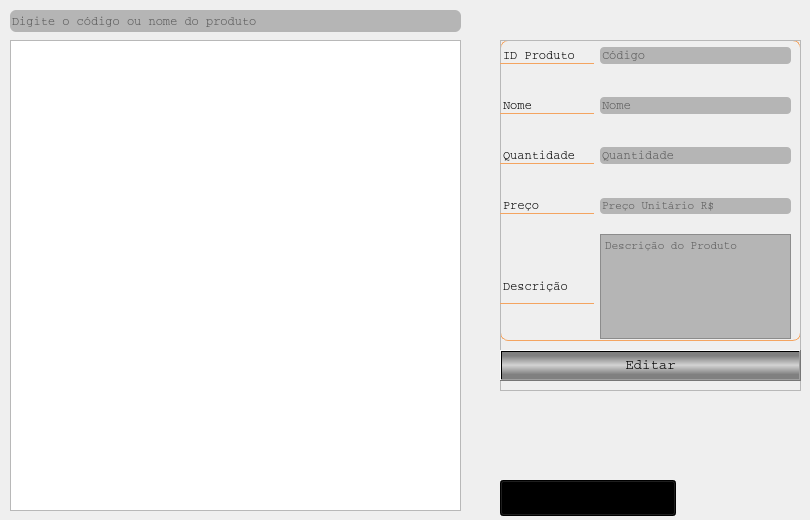
   <widget class="QWidget" name="tabListar">
    <property name="styleSheet">
     <string notr="true"/>
    </property>
    <attribute name="title">
     <string>Lista de Produtos</string>
    </attribute>
    <widget class="QFrame" name="frDadosEdit">
     <property name="geometry">
      <rect>
       <x>500</x>
       <y>40</y>
       <width>301</width>
       <height>351</height>
      </rect>
     </property>
     <property name="styleSheet">
      <string notr="true">QLineEdit{
  border-width:1px;
  border-radius:4px;
  border-color:#fff;
  background:#b5b5b5
}
</string>
     </property>
     <property name="frameShape">
      <enum>QFrame::StyledPanel</enum>
     </property>
     <property name="frameShadow">
      <enum>QFrame::Raised</enum>
     </property>
     <widget class="QWidget" name="layoutWidget_2">
      <property name="geometry">
       <rect>
        <x>0</x>
        <y>-6</y>
        <width>291</width>
        <height>305</height>
       </rect>
      </property>
      <layout class="QVBoxLayout" name="verticalLayout">
       <item>
        <layout class="QHBoxLayout" name="horizontalLayout">
         <item>
          <widget class="QLabel" name="label_6">
           <property name="font">
            <font>
             <family>Courier</family>
            </font>
           </property>
           <property name="styleSheet">
            <string notr="true">border:0;
border-bottom: 1px solid #F4A460;
margin: 14px 0;


</string>
           </property>
           <property name="text">
            <string>ID Produto  </string>
           </property>
          </widget>
         </item>
         <item>
          <widget class="QLineEdit" name="lineEditCodigo">
           <property name="font">
            <font>
             <family>Courier</family>
            </font>
           </property>
           <property name="autoFillBackground">
            <bool>false</bool>
           </property>
           <property name="styleSheet">
            <string notr="true">QLineEdit{
  border-width:1px;
  border-radius:4px;
  border-color:#fff;
  background:#b5b5b5
}
</string>
           </property>
           <property name="placeholderText">
            <string>Código</string>
           </property>
          </widget>
         </item>
        </layout>
       </item>
       <item>
        <layout class="QHBoxLayout" name="horizontalLayout_14">
         <item>
          <widget class="QLabel" name="label_4">
           <property name="font">
            <font>
             <family>Courier</family>
            </font>
           </property>
           <property name="styleSheet">
            <string notr="true">border:0;
border-bottom: 1px solid #F4A460;
margin: 14px 0;


</string>
           </property>
           <property name="text">
            <string>Nome        </string>
           </property>
          </widget>
         </item>
         <item>
          <widget class="QLineEdit" name="txtEditNome">
           <property name="font">
            <font>
             <family>Courier</family>
            </font>
           </property>
           <property name="autoFillBackground">
            <bool>false</bool>
           </property>
           <property name="placeholderText">
            <string>Nome</string>
           </property>
          </widget>
         </item>
        </layout>
       </item>
       <item>
        <layout class="QHBoxLayout" name="horizontalLayout_15">
         <item>
          <widget class="QLabel" name="label">
           <property name="font">
            <font>
             <family>Courier</family>
            </font>
           </property>
           <property name="styleSheet">
            <string notr="true">border:0;
border-bottom: 1px solid #F4A460;
margin: 14px 0;


</string>
           </property>
           <property name="text">
            <string>Quantidade  </string>
           </property>
          </widget>
         </item>
         <item>
          <widget class="QLineEdit" name="txtQtdeEdit">
           <property name="font">
            <font>
             <family>Courier</family>
            </font>
           </property>
           <property name="autoFillBackground">
            <bool>false</bool>
           </property>
           <property name="placeholderText">
            <string>Quantidade               </string>
           </property>
          </widget>
         </item>
        </layout>
       </item>
       <item>
        <layout class="QHBoxLayout" name="horizontalLayout_4">
         <item>
          <widget class="QLabel" name="label_3">
           <property name="font">
            <font>
             <family>Courier</family>
            </font>
           </property>
           <property name="styleSheet">
            <string notr="true">border:0;
border-bottom: 1px solid #F4A460;
margin: 14px 0;


</string>
           </property>
           <property name="text">
            <string>Preço       </string>
           </property>
          </widget>
         </item>
         <item>
          <widget class="QLineEdit" name="txtPrecoEdit">
           <property name="font">
            <font>
             <family>Courier</family>
             <pointsize>8</pointsize>
             <weight>50</weight>
             <italic>false</italic>
             <bold>false</bold>
             <underline>false</underline>
             <strikeout>false</strikeout>
             <kerning>true</kerning>
            </font>
           </property>
           <property name="autoFillBackground">
            <bool>false</bool>
           </property>
           <property name="placeholderText">
            <string>Preço Unitário R$      </string>
           </property>
          </widget>
         </item>
        </layout>
       </item>
       <item>
        <layout class="QHBoxLayout" name="horizontalLayout_3">
         <item>
          <widget class="QLabel" name="label_7">
           <property name="font">
            <font>
             <family>Courier</family>
            </font>
           </property>
           <property name="styleSheet">
            <string notr="true">border:0;
border-bottom: 1px solid #F4A460;
margin: 35px 0;
</string>
           </property>
           <property name="text">
            <string>Descrição   </string>
           </property>
          </widget>
         </item>
         <item>
          <widget class="QTextEdit" name="textEditDescricaoBusca_2">
           <property name="palette">
            <palette>
             <active>
              <colorrole role="Button">
               <brush brushstyle="SolidPattern">
                <color alpha="255">
                 <red>181</red>
                 <green>181</green>
                 <blue>181</blue>
                </color>
               </brush>
              </colorrole>
              <colorrole role="BrightText">
               <brush brushstyle="SolidPattern">
                <color alpha="255">
                 <red>255</red>
                 <green>85</green>
                 <blue>0</blue>
                </color>
               </brush>
              </colorrole>
              <colorrole role="Base">
               <brush brushstyle="SolidPattern">
                <color alpha="255">
                 <red>181</red>
                 <green>181</green>
                 <blue>181</blue>
                </color>
               </brush>
              </colorrole>
              <colorrole role="Window">
               <brush brushstyle="SolidPattern">
                <color alpha="255">
                 <red>181</red>
                 <green>181</green>
                 <blue>181</blue>
                </color>
               </brush>
              </colorrole>
             </active>
             <inactive>
              <colorrole role="Button">
               <brush brushstyle="SolidPattern">
                <color alpha="255">
                 <red>181</red>
                 <green>181</green>
                 <blue>181</blue>
                </color>
               </brush>
              </colorrole>
              <colorrole role="BrightText">
               <brush brushstyle="SolidPattern">
                <color alpha="255">
                 <red>255</red>
                 <green>85</green>
                 <blue>0</blue>
                </color>
               </brush>
              </colorrole>
              <colorrole role="Base">
               <brush brushstyle="SolidPattern">
                <color alpha="255">
                 <red>181</red>
                 <green>181</green>
                 <blue>181</blue>
                </color>
               </brush>
              </colorrole>
              <colorrole role="Window">
               <brush brushstyle="SolidPattern">
                <color alpha="255">
                 <red>181</red>
                 <green>181</green>
                 <blue>181</blue>
                </color>
               </brush>
              </colorrole>
             </inactive>
             <disabled>
              <colorrole role="Button">
               <brush brushstyle="SolidPattern">
                <color alpha="255">
                 <red>181</red>
                 <green>181</green>
                 <blue>181</blue>
                </color>
               </brush>
              </colorrole>
              <colorrole role="BrightText">
               <brush brushstyle="SolidPattern">
                <color alpha="255">
                 <red>255</red>
                 <green>85</green>
                 <blue>0</blue>
                </color>
               </brush>
              </colorrole>
              <colorrole role="Base">
               <brush brushstyle="SolidPattern">
                <color alpha="255">
                 <red>181</red>
                 <green>181</green>
                 <blue>181</blue>
                </color>
               </brush>
              </colorrole>
              <colorrole role="Window">
               <brush brushstyle="SolidPattern">
                <color alpha="255">
                 <red>181</red>
                 <green>181</green>
                 <blue>181</blue>
                </color>
               </brush>
              </colorrole>
             </disabled>
            </palette>
           </property>
           <property name="font">
            <font>
             <family>Courier</family>
             <pointsize>8</pointsize>
            </font>
           </property>
           <property name="toolTip">
            <string>&lt;html&gt;&lt;head/&gt;&lt;body&gt;&lt;p align=&quot;justify&quot;&gt;&lt;br/&gt;&lt;/p&gt;&lt;/body&gt;&lt;/html&gt;</string>
           </property>
           <property name="autoFillBackground">
            <bool>true</bool>
           </property>
           <property name="styleSheet">
            <string notr="true"/>
           </property>
           <property name="placeholderText">
            <string>Descrição do Produto</string>
           </property>
          </widget>
         </item>
        </layout>
       </item>
      </layout>
     </widget>
     <widget class="QPushButton" name="btnEdit">
      <property name="geometry">
       <rect>
        <x>0</x>
        <y>310</y>
        <width>301</width>
        <height>31</height>
       </rect>
      </property>
      <property name="font">
       <font>
        <family>Courier</family>
        <pointsize>-1</pointsize>
       </font>
      </property>
      <property name="acceptDrops">
       <bool>false</bool>
      </property>
      <property name="autoFillBackground">
       <bool>false</bool>
      </property>
      <property name="styleSheet">
       <string notr="true">QPushButton{background:qlineargradient(spread:reflect, x1:0.994318, y1:0.915, x2:0.994318, y2:0.488, stop:0.1875 rgba(128, 128, 128, 255), stop:1 rgba(211, 211, 211, 255));
font-size:14px
}


QPushButton::pressed
{
	background:qlineargradient(spread:reflect, x1:0.994318, y1:0.915, x2:0.994318, y2:0.488, stop:0.1875 rgba(227, 156, 41, 255), stop:1 rgba(211, 211, 211, 255))
}

QPushButton::hover
{
	background:qlineargradient(spread:reflect, x1:0.994318, y1:0.915, x2:0.994318, y2:0.488, stop:0.1875 rgba(227, 156, 41, 255), stop:1 rgba(211, 211, 211, 255));
}</string>
      </property>
      <property name="text">
       <string>Editar</string>
      </property>
      <property name="checkable">
       <bool>false</bool>
      </property>
      <property name="checked">
       <bool>false</bool>
      </property>
      <property name="autoDefault">
       <bool>false</bool>
      </property>
      <property name="default">
       <bool>false</bool>
      </property>
      <property name="flat">
       <bool>false</bool>
      </property>
     </widget>
    </widget>
    <widget class="QComboBox" name="comboBoxOrdem">
     <property name="geometry">
      <rect>
       <x>500</x>
       <y>480</y>
       <width>164</width>
       <height>30</height>
      </rect>
     </property>
     <property name="font">
      <font>
       <family>Sitka Text</family>
       <stylestrategy>PreferDefault</stylestrategy>
      </font>
     </property>
     <property name="layoutDirection">
      <enum>Qt::LeftToRight</enum>
     </property>
     <property name="styleSheet">
      <string notr="true">QComboBox
{
	background:qlineargradient(spread:reflect, x1:0.994318, y1:0.915, x2:0.994318, y2:0.488, stop:0.1875 rgba(128, 128, 128, 255), stop:1 rgba(211, 211, 211, 255));

width:146;
height:30

}

</string>
     </property>
     <property name="editable">
      <bool>false</bool>
     </property>
     <property name="insertPolicy">
      <enum>QComboBox::NoInsert</enum>
     </property>
     <property name="sizeAdjustPolicy">
      <enum>QComboBox::AdjustToContents</enum>
     </property>
     <property name="placeholderText">
      <string/>
     </property>
     <property name="duplicatesEnabled">
      <bool>false</bool>
     </property>
     <property name="frame">
      <bool>true</bool>
     </property>
     <item>
      <property name="text">
       <string>Crescente por código</string>
      </property>
     </item>
     <item>
      <property name="text">
       <string>Crescente por nome</string>
      </property>
     </item>
     <item>
      <property name="text">
       <string>Decrescente por código</string>
      </property>
     </item>
     <item>
      <property name="text">
       <string>Decrescente por nome</string>
      </property>
     </item>
    </widget>
    <widget class="QLineEdit" name="txtKeySearch_3">
     <property name="geometry">
      <rect>
       <x>10</x>
       <y>10</y>
       <width>451</width>
       <height>22</height>
      </rect>
     </property>
     <property name="font">
      <font>
       <family>Courier</family>
      </font>
     </property>
     <property name="styleSheet">
      <string notr="true">QLineEdit{
  border-width:1px;
  border-radius:6px;
  border-color:#fff;
  background:#b5b5b5
}</string>
     </property>
     <property name="placeholderText">
      <string>Digite o código ou nome do produto</string>
     </property>
    </widget>
    <widget class="QWidget" name="quadradim" native="true">
     <property name="enabled">
      <bool>true</bool>
     </property>
     <property name="geometry">
      <rect>
       <x>500</x>
       <y>40</y>
       <width>301</width>
       <height>301</height>
      </rect>
     </property>
     <property name="styleSheet">
      <string notr="true">border: 1px solid #F4A460;
border-radius:8px;</string>
     </property>
    </widget>
    <widget class="QTableWidget" name="twProdutos">
     <property name="geometry">
      <rect>
       <x>10</x>
       <y>40</y>
       <width>451</width>
       <height>471</height>
      </rect>
     </property>
     <property name="verticalScrollBarPolicy">
      <enum>Qt::ScrollBarAlwaysOff</enum>
     </property>
     <property name="horizontalScrollBarPolicy">
      <enum>Qt::ScrollBarAlwaysOff</enum>
     </property>
    </widget>
    <zorder>quadradim</zorder>
    <zorder>txtKeySearch_3</zorder>
    <zorder>frDadosEdit</zorder>
    <zorder>comboBoxOrdem</zorder>
    <zorder>twProdutos</zorder>
   </widget>
